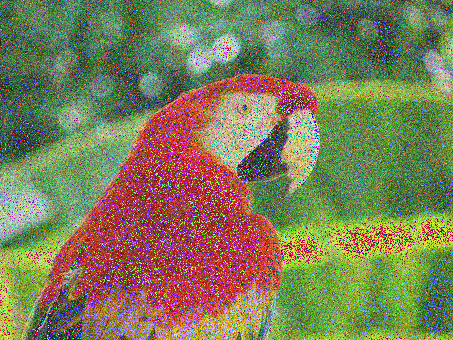
#> input picture python/img/noisyParrot.png, 453 x 340 px
$ jupyter execute --allow-errors Test.ipynb
#> lines starting #> are read from the running program, lines starting #| are printed output that depends on the picture
[cell 1]
import cv2 as cv
import numpy as np
import matplotlib.pyplot as plt

[cell 2]
img = cv.imread("./img/noisyParrot.png")
#> img is the input picture: shape (340, 453, 3); mean B, G, R 89.1, 125, 124.3
rgb_img = cv.cvtColor(img, cv.COLOR_BGR2RGB)
rgb_img_copy = rgb_img.copy()

[cell 3]
rgb_img.shape
#> Out = (340, 453, 3)

[cell 4]
r = rgb_img_copy[:,:,0]
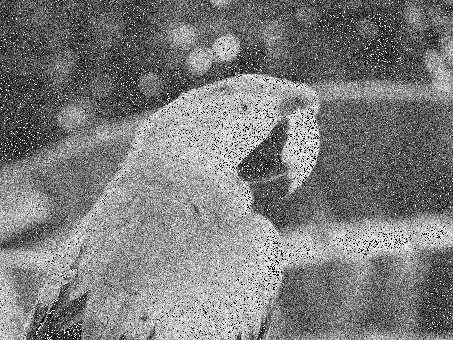
#> r: shape (340, 453); min 0, max 255, mean 124.3
g = rgb_img_copy[:,:,1]
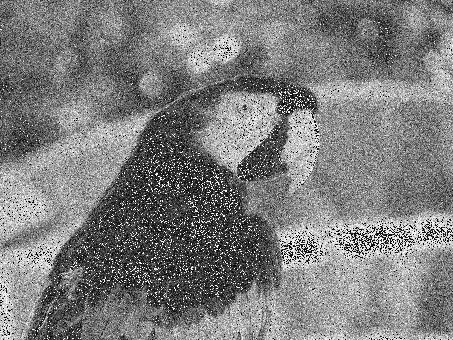
#> g: shape (340, 453); min 0, max 255, mean 125
b = rgb_img_copy[:,:,2]
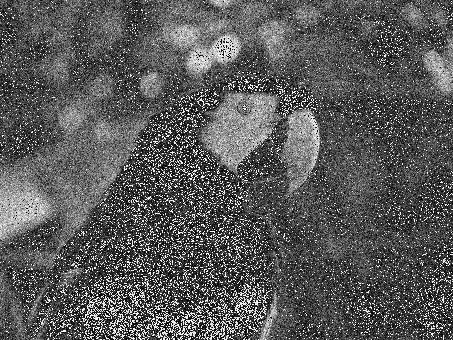
#> b: shape (340, 453); min 0, max 255, mean 89.1

[cell 5]
max_rgb = cv.max(cv.max(r, g), b)
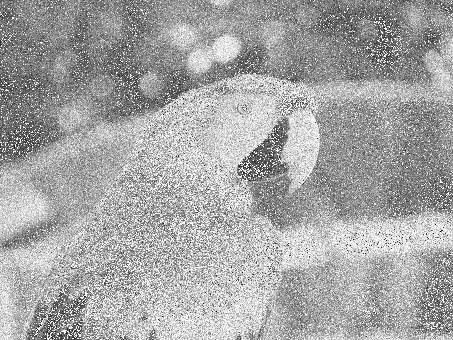
#> max_rgb: shape (340, 453); min 8, max 255, mean 165.4

[cell 6]
max_rgb.shape
max_rgb

[cell 7]
r[r < max_rgb] = 0
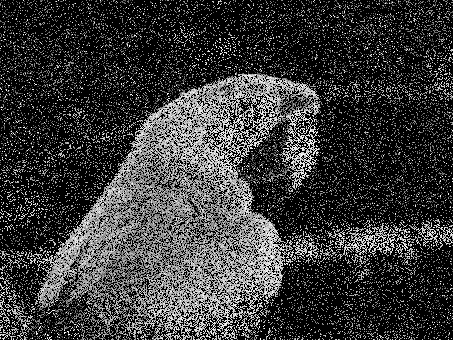
#> r: shape (340, 453); min 0, max 255, mean 58.1
g[g < max_rgb] = 0
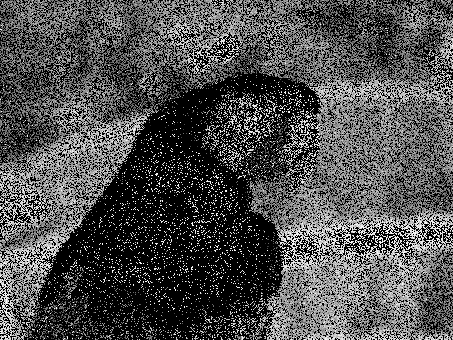
#> g: shape (340, 453); min 0, max 255, mean 78.4
b[b < max_rgb] = 0
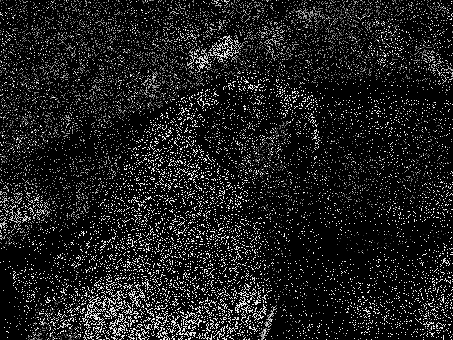
#> b: shape (340, 453); min 0, max 255, mean 29.8

[cell 8]
plt.figure(figsize=(6,6))
plt.imshow(rgb_img)

[cell 9]
rgb_img[240][200]
#> Out = [176, 35, 51]

[cell 10]
rgb_img_copy[240][200]
#> Out = [176, 0, 0]

[cell 11]
max_rgb[240][200]
#> Out = 176

[cell 12]
plt.imshow(rgb_img_copy)
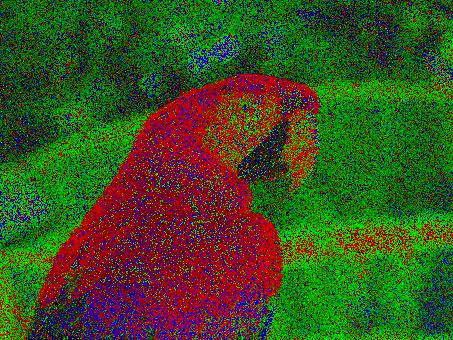
#> shown: shape (340, 453, 3); mean R, G, B 58.1, 78.4, 29.8

[cell 13]
rgb_img_copy = rgb_img.copy()
min_rgb = cv.min(cv.min(r, g), b)
r[r > min_rgb] = 0
g[g > min_rgb] = 0
b[b > min_rgb] = 0

plt.imshow(rgb_img_copy)

[cell 14]
img1 = cv.cvtColor(img.copy(), cv.COLOR_BGR2RGB)
k = np.ones((3,3), dtype=np.float32) / 9
k2 = np.ones((5,5), dtype=np.uint8) / 25
f_img = cv.filter2D(src=img1, ddepth=-1, kernel=k)
f_img2 = cv.filter2D(src=img1, ddepth=-1, kernel=k2)
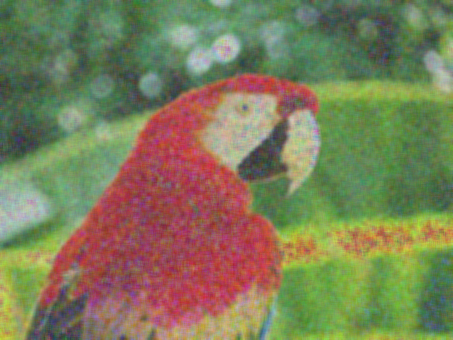
#> f_img2: shape (340, 453, 3); mean R, G, B 124.3, 125, 89.1

out = np.hstack((f_img, f_img2))
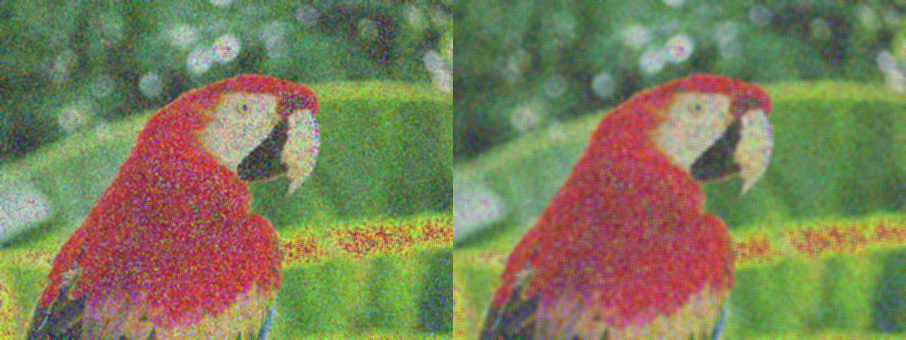
#> out: shape (340, 906, 3); mean R, G, B 124.3, 125, 89.1
plt.imshow(out)
plt.axis("off")

$ run again, with python/img/Low-contrast-image.png copied over python/img/noisyParrot.png
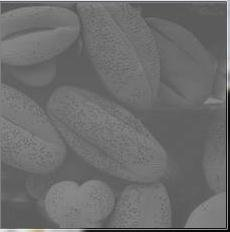
#> input picture python/img/Low-contrast-image.png, 230 x 232 px
#> img is the input picture: shape (232, 230, 3); mean B, G, R 109.2, 109.2, 109.2
#> `g[g < max_rgb] = 0`:
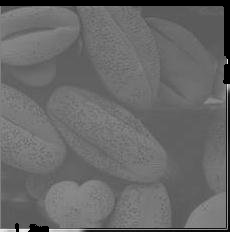
#> g: shape (232, 230); min 0, max 245, mean 104.3
#> `out = np.hstack((f_img, f_img2))`:
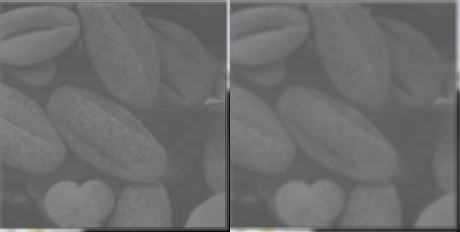
#> out: shape (232, 460, 3); mean R, G, B 109, 109, 109

$ run again, with python/img/apple.png copied over python/img/noisyParrot.png
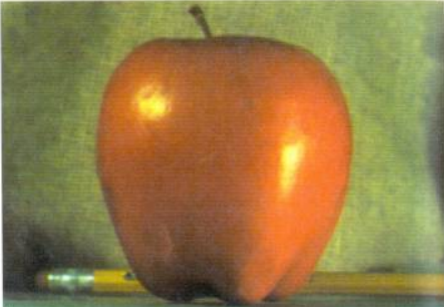
#> input picture python/img/apple.png, 444 x 307 px
#> img is the input picture: shape (307, 444, 3); mean B, G, R 70.7, 122.5, 147.8
#> `rgb_img[240][200]`: Out = [118, 80, 59]
#> `rgb_img_copy[240][200]`: Out = [118, 0, 0]
#> `max_rgb[240][200]`: Out = 118
#> `out = np.hstack((f_img, f_img2))`:
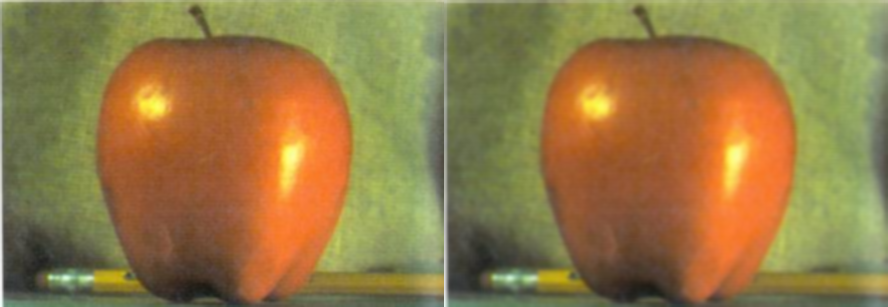
#> out: shape (307, 888, 3); mean R, G, B 147.7, 122.4, 70.6
